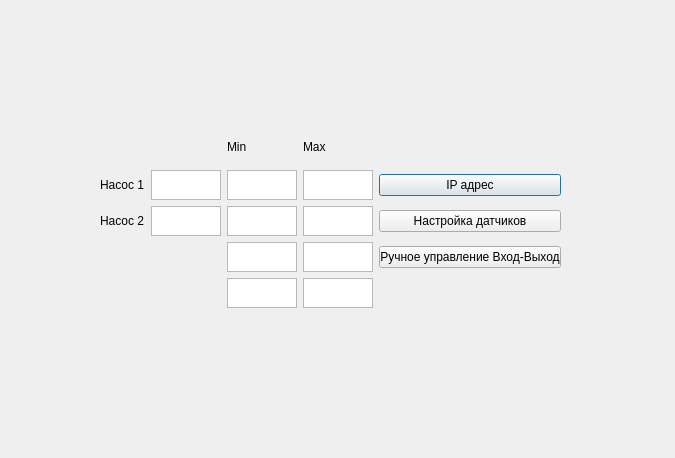
<?xml version="1.0" encoding="UTF-8"?>
<ui version="4.0">
 <class>Dialog</class>
 <widget class="QDialog" name="Dialog">
  <property name="geometry">
   <rect>
    <x>0</x>
    <y>0</y>
    <width>675</width>
    <height>458</height>
   </rect>
  </property>
  <property name="windowTitle">
   <string>Dialog</string>
  </property>
  <widget class="QWidget" name="gridLayoutWidget">
   <property name="geometry">
    <rect>
     <x>100</x>
     <y>130</y>
     <width>461</width>
     <height>178</height>
    </rect>
   </property>
   <layout class="QGridLayout" name="gridLayout">
    <item row="2" column="4">
     <widget class="QTextEdit" name="klapan_2_max">
      <property name="maximumSize">
       <size>
        <width>98</width>
        <height>30</height>
       </size>
      </property>
     </widget>
    </item>
    <item row="1" column="4">
     <widget class="QTextEdit" name="klapan_1_max">
      <property name="maximumSize">
       <size>
        <width>98</width>
        <height>30</height>
       </size>
      </property>
     </widget>
    </item>
    <item row="2" column="2">
     <widget class="QTextEdit" name="klapan_2_min">
      <property name="maximumSize">
       <size>
        <width>98</width>
        <height>30</height>
       </size>
      </property>
     </widget>
    </item>
    <item row="0" column="2">
     <widget class="QLabel" name="label">
      <property name="text">
       <string>Min</string>
      </property>
     </widget>
    </item>
    <item row="3" column="4">
     <widget class="QTextEdit" name="klapan_3_max">
      <property name="maximumSize">
       <size>
        <width>98</width>
        <height>30</height>
       </size>
      </property>
     </widget>
    </item>
    <item row="3" column="2">
     <widget class="QTextEdit" name="klapan_3_min">
      <property name="maximumSize">
       <size>
        <width>98</width>
        <height>30</height>
       </size>
      </property>
     </widget>
    </item>
    <item row="4" column="2">
     <widget class="QTextEdit" name="klapan_4_min">
      <property name="maximumSize">
       <size>
        <width>98</width>
        <height>30</height>
       </size>
      </property>
     </widget>
    </item>
    <item row="1" column="0">
     <widget class="QLabel" name="label_3">
      <property name="text">
       <string>Насос 1</string>
      </property>
     </widget>
    </item>
    <item row="1" column="1">
     <widget class="QTextEdit" name="valve_1">
      <property name="maximumSize">
       <size>
        <width>98</width>
        <height>30</height>
       </size>
      </property>
     </widget>
    </item>
    <item row="2" column="0">
     <widget class="QLabel" name="label_4">
      <property name="text">
       <string>Насос 2</string>
      </property>
     </widget>
    </item>
    <item row="2" column="1">
     <widget class="QTextEdit" name="valve_2">
      <property name="maximumSize">
       <size>
        <width>98</width>
        <height>30</height>
       </size>
      </property>
     </widget>
    </item>
    <item row="1" column="2">
     <widget class="QTextEdit" name="klapan_1_min">
      <property name="maximumSize">
       <size>
        <width>98</width>
        <height>30</height>
       </size>
      </property>
     </widget>
    </item>
    <item row="4" column="4">
     <widget class="QTextEdit" name="klapan_4_max">
      <property name="maximumSize">
       <size>
        <width>98</width>
        <height>30</height>
       </size>
      </property>
     </widget>
    </item>
    <item row="0" column="4">
     <widget class="QLabel" name="label_2">
      <property name="text">
       <string>Max</string>
      </property>
     </widget>
    </item>
    <item row="1" column="5">
     <widget class="QPushButton" name="ip_adress">
      <property name="text">
       <string>IP адрес</string>
      </property>
     </widget>
    </item>
    <item row="2" column="5">
     <widget class="QPushButton" name="datchicki">
      <property name="text">
       <string>Настройка датчиков</string>
      </property>
     </widget>
    </item>
    <item row="3" column="5">
     <widget class="QPushButton" name="i_o_manage">
      <property name="text">
       <string>Ручное управление Вход-Выход</string>
      </property>
     </widget>
    </item>
   </layout>
  </widget>
 </widget>
 <resources/>
 <connections/>
</ui>
